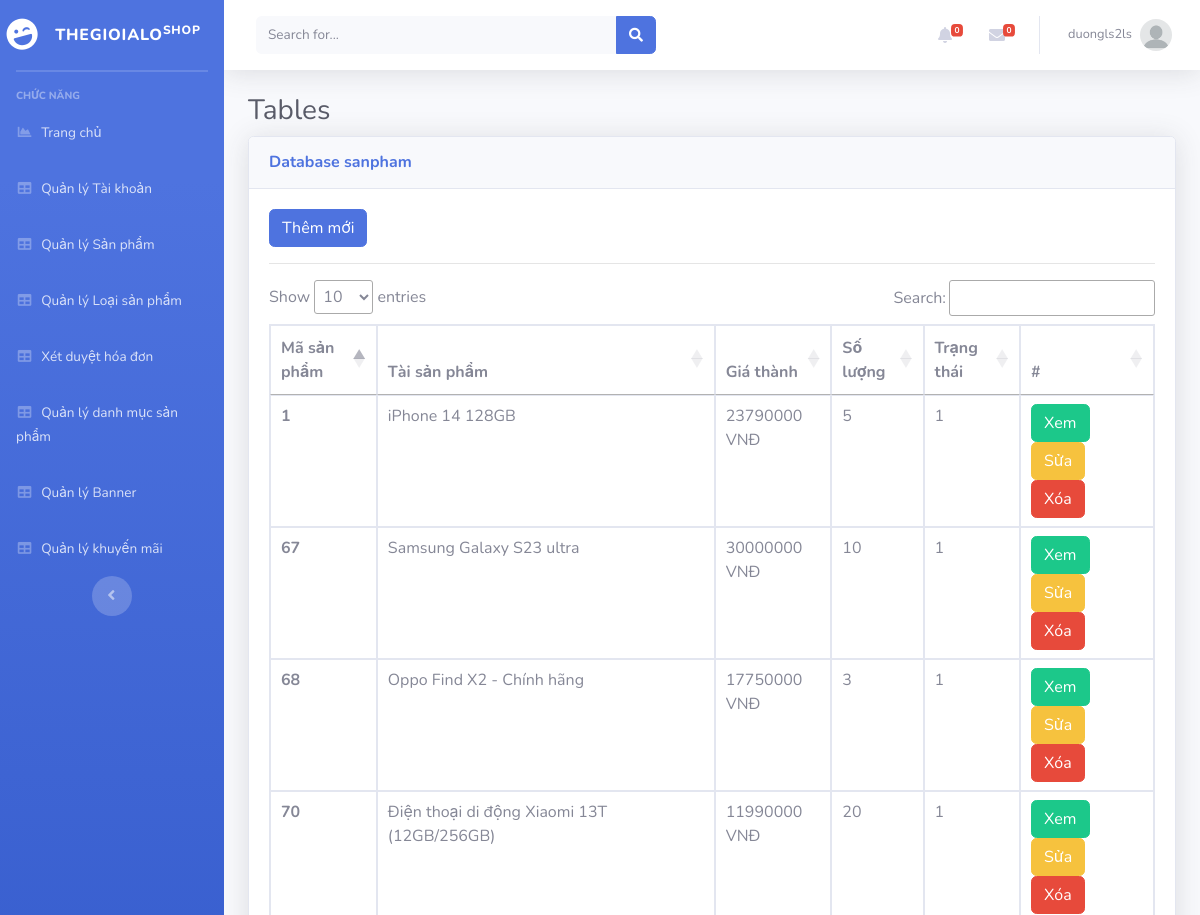
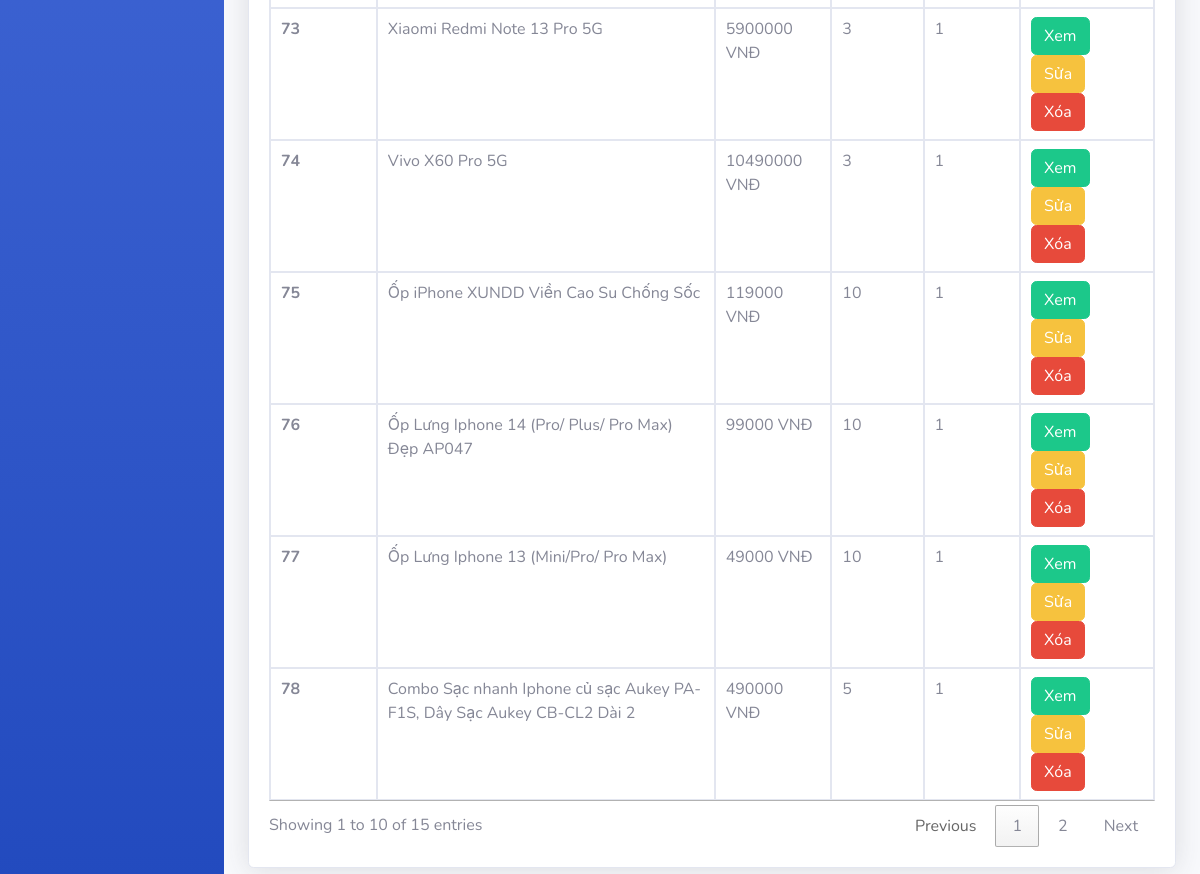
The page /Admin/index.php?mod=sanpham (signed in) on the database its author committed (2 pictures, top to bottom).
### tables this page shows
CREATE TABLE `sanpham` (
  `MaSP` int(11) NOT NULL,
  `MaLSP` int(11) NOT NULL,
  `MaDM` int(11) NOT NULL,
  `TenSP` varchar(70) NOT NULL,
  `DonGia` int(11) NOT NULL,
  `SoLuong` int(10) UNSIGNED NOT NULL DEFAULT 1,
  `HinhAnh1` varchar(200) NOT NULL,
  `HinhAnh2` varchar(255) DEFAULT NULL,
  `HinhAnh3` varchar(255) DEFAULT NULL,
  `MaKM` int(11) NOT NULL,
  `ManHinh` varchar(50) DEFAULT NULL,
  `HDH` varchar(50) DEFAULT NULL,
  `CamSau` varchar(50) DEFAULT NULL,
  `CamTruoc` varchar(50) DEFAULT NULL,
  `CPU` varchar(50) DEFAULT NULL,
  `Ram` varchar(50) DEFAULT NULL,
  `Rom` varchar(50) DEFAULT NULL,
  `SDCard` varchar(50) DEFAULT NULL,
  `Pin` varchar(50) DEFAULT NULL,
  `SoSao` int(11) NOT NULL,
  `SoDanhGia` int(11) NOT NULL,
  `TrangThai` int(11) NOT NULL,
  `MoTa` text NOT NULL,
  `ThoiGian` datetime DEFAULT NULL
);

### Admin/MVC/controllers/SanphamController.php (called while the page is built, shortened)
<?php
class SanphamController
{
    var $sanpham_model;
    public function __construct()
    {
        $this->sanpham_model = new sanpham();
    }
    public function list()
    {
        $data = $this->sanpham_model->All();
        require_once("MVC/Views/Admin/index.php");
    }
}

### Admin/MVC/Models/connection.php (called while the page is built, shortened)
<?php
    class Connection{
        function __construct()
        {
            $severname ="localhost";
            $username ="root";
            $password ="";
            $db_name ="shopphone";
            $this->conn = new mysqli($severname,$username,$password,$db_name);
        }
    }
?>

### Admin/MVC/Models/model.php (called while the page is built, shortened)
<?php
require_once("connection.php");
class Model
{
    var $table;
    var $contens;
    function __construct()
    {
        $conn_obj = new Connection();
        $this->conn = $conn_obj->conn;
    }
    function All()
    {
        $query = "select * from $this->table ORDER BY $this->contens DESC ";
        require("result.php");
        return $data;
    }
}

### Admin/MVC/Models/result.php (called while the page is built)
<?php
$result = $this->conn->query($query);
$data = array();
while ($row = $result->fetch_assoc()) {
    $data[] = $row;
}
?>

### Admin/MVC/Views/sanpham/list.php (the view, shortened to what this page needs)
<?php if (isset($_SESSION['isLogin_Admin']) && $_SESSION['isLogin_Admin'] == true) { ?>
<a href="?mod=sanpham&act=add" type="button" class="btn btn-primary">Thêm mới</a>
<?php } ?>
<hr>
<table class="table table-bordered" id="dataTable" width="100%" cellspacing="0">
  <thead>
    <tr>
      <th scope="col">Mã sản phẩm</th>
      <th scope="col">Tài sản phẩm</th>
      <th scope="col">Giá thành</th>
      <th scope="col">Số lượng</th>
      <th scope="col">Trạng thái</th>
      <th>#</th>
    </tr>
  </thead>
  <tbody>
    <?php foreach ($data as $row) { ?>
      <tr>
        <th scope="row"><?= $row['MaSP'] ?></th>
        <td><?= $row['TenSP'] ?></td>
        <td><?= $row['DonGia'] ?> VNĐ</td>
        <td><?= $row['SoLuong'] ?></td>
        <td><?= $row['TrangThai'] ?></td>
        <td>
          <a href="../index.php?act=detail&id=<?= $row['MaSP'] ?>" type="button" class="btn btn-success" target="_blank">Xem</a>
          <?php if (isset($_SESSION['isLogin_Admin']) && $_SESSION['isLogin_Admin'] == true) { ?>
          <a href="?mod=sanpham&act=edit&id=<?= $row['MaSP'] ?>" type="button" class="btn btn-warning">Sửa</a>
          <a href="?mod=sanpham&act=delete&id=<?= $row['MaSP'] ?>" onclick="return confirm('Bạn có thật sự muốn xóa ?');" type="button" class="btn btn-danger">Xóa</a>
          <?php } ?>
        </td>
      </tr>
    <?php } ?>
  </tbody>
</table>

### rows shown on the page
sanpham: MaSP "78", TenSP "Combo Sạc nhanh Iphone củ sạc Aukey PA-F1S, Dây Sạc Aukey CB-CL2 Dài 2", DonGia "490000", SoLuong "5", TrangThai "1"
sanpham: MaSP "77", TenSP "Ốp Lưng Iphone 13 (Mini/Pro/ Pro Max)", DonGia "49000", SoLuong "10", TrangThai "1"
sanpham: MaSP "76", TenSP "Ốp Lưng Iphone 14 (Pro/ Plus/ Pro Max) Đẹp AP047", DonGia "99000", SoLuong "10", TrangThai "1"
sanpham: MaSP "75", TenSP "Ốp iPhone XUNDD Viền Cao Su Chống Sốc", DonGia "119000", SoLuong "10", TrangThai "1"
sanpham: MaSP "74", TenSP "Vivo X60 Pro 5G", DonGia "10490000", SoLuong "3", TrangThai "1"
sanpham: MaSP "73", TenSP "Xiaomi Redmi Note 13 Pro 5G", DonGia "5900000", SoLuong "3", TrangThai "1"
sanpham: MaSP "70", TenSP "Điện thoại di động Xiaomi 13T (12GB/256GB)", DonGia "11990000", SoLuong "20", TrangThai "1"
sanpham: MaSP "68", TenSP "Oppo Find X2 - Chính hãng", DonGia "17750000", SoLuong "3", TrangThai "1"
sanpham: MaSP "67", TenSP "Samsung Galaxy S23 ultra", DonGia "30000000", SoLuong "10", TrangThai "1"
sanpham: MaSP "1", TenSP "iPhone 14 128GB", DonGia "23790000", SoLuong "5", TrangThai "1"

### other values the page prints
$_SESSION['login']['TaiKhoan'] "duongls2ls"
$mod "sanpham"
